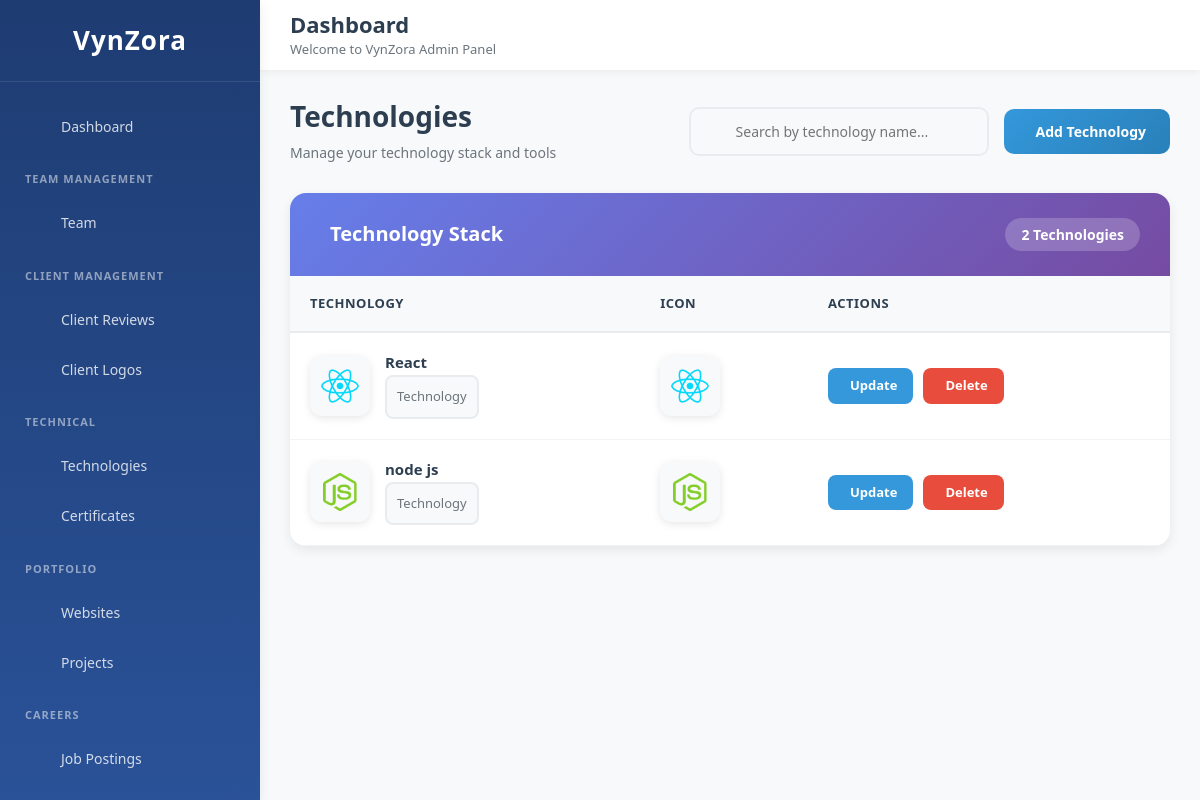
The app's page /view-technologies/ (signed in) with its own data.
### vynzora_app/models.py (models this page shows, shortened)
class Technologies(models.Model):
    name = models.CharField(max_length=100,null=True,blank=True)
    logo = models.ImageField(upload_to='team_images/')

### vynzora_app/views.py (the view)
# urls.py: path('view-technologies/', views.view_technologies, name='view_technologies'),
@login_required(login_url='user_login')
def view_technologies(request):
    logo = Technologies.objects.all().order_by('-id')
    return render(request,'admin_home/view_technologies.html',{'logo':logo})

### templates/admin_home/view_technologies.html (shortened to what this page needs)
{% extends "admin_home/base.html" %}
{% load static %}
{% block content %}
<div class="tech-list-container">
  <div class="page-header">
    <div class="header-left">
      <h2>Technologies</h2>
      <p>Manage your technology stack and tools</p>
    </div>
    <div class="header-right">
      <div class="search-box">
        <input
          type="text"
          id="searchInput"
          placeholder="Search by technology name..."
          autocomplete="off"
        >
      </div>
      <a href="{% url 'add_technologies' %}" class="btn-add">
        Add Technology
      </a>
    </div>
  </div>
  <div class="tech-card">
    <div class="tech-card-header">
      <h3>
        Technology Stack
      </h3>
      <span class="tech-count" id="techCount">{{ logo|length }} Technologies</span>
    </div>
    <div class="table-wrapper">
      {% if logo %}
      <table class="tech-table">
        <thead>
          <tr>
            <th>Technology</th>
            <th>Icon</th>
            <th>Actions</th>
          </tr>
        </thead>
        <tbody id="techTableBody">
          {% for tech in logo %}
          <tr data-name="{{ tech.name|default:'Unnamed' }}">
            <td>
              <div class="tech-info">
                {% if tech.logo %}
                  <img src="{{ tech.logo.url }}" alt="{{ tech.name|default:'Technology Icon' }}" class="tech-icon">
                {% else %}
                  <div class="no-image">
                    <i class="mdi mdi-cog"></i>
                  </div>
                {% endif %}
                <div class="tech-details">
                  <h4 class="tech-name">
                    {% if tech.name %}
                      {{ tech.name }}
                    {% else %}
                      Unnamed Technology
                    {% endif %}
                  </h4>
                  <p class="tech-category">Technology</p>
                </div>
              </div>
            </td>
            <td>
              {% if tech.logo %}
                <img src="{{ tech.logo.url }}" alt="{{ tech.name|default:'Technology Icon' }}" class="tech-icon">
              {% else %}
                <div class="no-image">
                  <i class="mdi mdi-cog"></i>
                </div>
              {% endif %}
            </td>
            <td>
              <div class="action-buttons">
                <button
                  type="button"
                  class="btn-action btn-update"
                  onclick="openUpdateModal({{ tech.id }}, '{{ tech.name|default:"Unnamed"|escapejs }}', '{% if tech.logo %}{{ tech.logo.url }}{% endif %}')"
                >
                  Update
                </button>
                <button
                  type="button"
                  class="btn-action btn-delete"
                  onclick="openDeleteModal({{ tech.id }}, '{{ tech.name|default:"Unnamed Technology"|escapejs }}')"
                >
                  Delete
                </button>
              </div>
            </td>
          </tr>
          {% endfor %}
        </tbody>
      </table>
      {% endif %}
    </div>
  </div>
</div>
{% endblock %}

### templates/admin_home/base.html (style rules this page uses)
* { margin: 0; padding: 0; box-sizing: border-box; }
:root { --primary-color: #3498db; --secondary-color: #2c3e50; --success-color: #2ecc71; --warning-color: #f39c12; --danger-color: #e74c3c; --info-color: #9b59b6; --light-bg: #f8f9fa; --dark-text: #2c3e50; --light-text: #6c757d; --border-color: #e9ecef; --sidebar-width: 260px; --header-height: 70px; --shadow-sm: 0 2px 8px rgba(0, 0, 0, 0.06); --shadow-md: 0 4px 12px rgba(0, 0, 0, 0.08); --shadow-lg: 0 8px 24px rgba(0, 0, 0, 0.12); }
body { font-family: 'Segoe UI', Tahoma, Geneva, Verdana, sans-serif; background-color: var(--light-bg); overflow-x: hidden; }
.action-buttons { display: grid; gap: 12px; }

### templates/admin_home/view_technologies.html (style rules this page uses)
.tech-list-container { max-width: 1400px; margin: 0 auto; animation: fadeIn 0.5s ease; }
.page-header { display: flex; justify-content: space-between; align-items: center; margin-bottom: 30px; flex-wrap: wrap; gap: 20px; }
.header-left h2 { font-size: 28px; font-weight: 700; color: #2c3e50; margin-bottom: 8px; }
.header-left p { color: #6c757d; font-size: 14px; margin: 0; }
.header-right { display: flex; gap: 15px; align-items: center; }
.search-box { position: relative; width: 300px; }
.search-box input { width: 100%; padding: 12px 45px 12px 45px; border: 2px solid #e9ecef; border-radius: 10px; font-size: 14px; transition: all 0.3s ease; background: #f8f9fa; }
.btn-add { padding: 12px 24px; background: linear-gradient(135deg, #3498db, #2980b9); color: white; border: none; border-radius: 10px; font-size: 14px; font-weight: 600; cursor: pointer; transition: all 0.3s ease; display: inline-flex; align-items: center; gap: 8px; text-decoration: none; }
.tech-card { background: #fff; border-radius: 16px; box-shadow: 0 4px 12px rgba(0, 0, 0, 0.08); overflow: hidden; }
.tech-card-header { background: linear-gradient(135deg, #667eea 0%, #764ba2 100%); padding: 25px 30px; color: white; display: flex; align-items: center; justify-content: space-between; }
.tech-card-header h3 { font-size: 20px; font-weight: 700; margin: 0; display: flex; align-items: center; gap: 10px; }
.tech-count { background: rgba(255, 255, 255, 0.2); padding: 6px 16px; border-radius: 20px; font-size: 14px; font-weight: 600; }
.table-wrapper { overflow-x: auto; max-height: 600px; overflow-y: auto; }
.tech-table { width: 100%; border-collapse: collapse; }
.tech-table thead { background: #f8f9fa; position: sticky; top: 0; z-index: 10; }
.tech-table thead th { padding: 18px 20px; text-align: left; font-size: 13px; font-weight: 700; color: #2c3e50; text-transform: uppercase; letter-spacing: 0.5px; border-bottom: 2px solid #e9ecef; }
.tech-table tbody tr { border-bottom: 1px solid #f1f3f5; transition: all 0.3s ease; }
.tech-table tbody td { padding: 20px; font-size: 14px; color: #495057; }
.tech-info { display: flex; align-items: center; gap: 15px; }
.tech-icon { width: 60px; height: 60px; border-radius: 12px; object-fit: contain; box-shadow: 0 2px 8px rgba(0, 0, 0, 0.1); background: #f8f9fa; padding: 10px; }
.tech-details h4 { font-size: 15px; font-weight: 600; color: #2c3e50; margin: 0 0 4px 0; }
.tech-details p { font-size: 13px; color: #6c757d; margin: 0; }
.action-buttons { display: flex; gap: 10px; }
.btn-action { padding: 8px 16px; border: none; border-radius: 8px; font-size: 13px; font-weight: 600; cursor: pointer; transition: all 0.3s ease; display: inline-flex; align-items: center; gap: 6px; }
.btn-update { background: #3498db; color: white; }
.btn-delete { background: #e74c3c; color: white; }
.tech-category { background: #f8f9fa; border: 2px solid #e9ecef; border-radius: 8px; padding: 10px; text-align: center; cursor: pointer; transition: all 0.3s ease; }

### records on screen
Technologies: logo (picture), name "React"
Technologies: logo (picture), name "node js"

### other values on screen
{{ logo|length }} "2"
